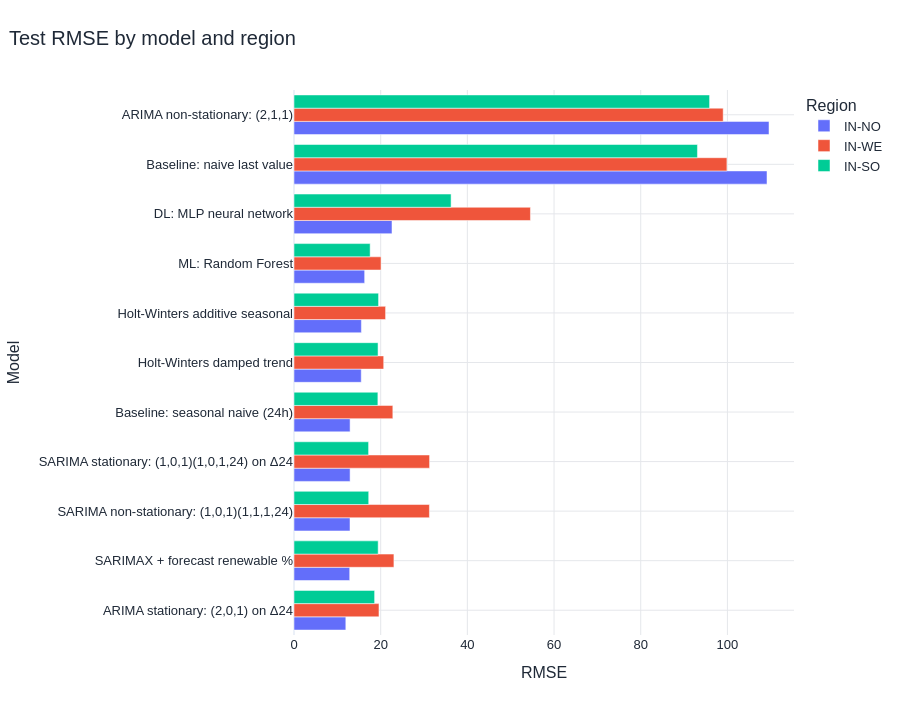

Notebook code cell kept with this figure:
### Markdown cell above
## 4. Forecast accuracy across regions

*Compare models fitted with identical settings and scored on the same final week*

Lower RMSE is better. The table and chart make both the best model and the size of regional forecast difficulty visible.

### Code cell
metrics = pd.read_csv(ROOT / "results" / "forecast_metrics.csv")
winners = metrics.loc[metrics.groupby("Region")["RMSE"].idxmin()].sort_values("RMSE")
display(winners[["Region", "Model", "RMSE", "MAE", "MAPE (%)", "R²",
                 "RMSE improvement vs best baseline (%)"]].round(3))
fig = px.bar(metrics, x="RMSE", y="Model", color="Region", barmode="group",
             title="Test RMSE by model and region", height=720)
show_chart(fig)
easiest = winners.iloc[0]
hardest = winners.iloc[-1]
display(Markdown(
    f"**{easiest['Region']}** has the smallest winning RMSE (**{easiest['RMSE']:.2f}**), while "
    f"**{hardest['Region']}** has the largest (**{hardest['RMSE']:.2f}**). Model choice is regional: the same family "
    "does not automatically dominate everywhere."
))

### Figure 1 — Plotly figure (JSON) as saved in the notebook; plotly's stock layout.template omitted (floating-point values rounded to 4 significant figures)
{"data": [{"alignmentgroup": "True", "hovertemplate": "Region=IN-NO<br>RMSE=%{x}<br>Model=%{y}<extra></extra>", "legendgroup": "IN-NO", "marker": {"color": "#636efa", "pattern": {"shape": ""}}, "name": "IN-NO", "offsetgroup": "IN-NO", "orientation": "h", "showlegend": true, "textposition": "auto", "type": "bar", "x": [11.96, 12.85, 12.92, 12.94, 12.94, 15.51, 15.55, 16.3, 22.61, 109.1, 109.6], "xaxis": "x", "y": ["ARIMA stationary: (2,0,1) on Δ24", "SARIMAX + forecast renewable %", "SARIMA non-stationary: (1,0,1)(1,1,1,24)", "SARIMA stationary: (1,0,1)(1,0,1,24) on Δ24", "Baseline: seasonal naive (24h)", "Holt-Winters damped trend", "Holt-Winters additive seasonal", "ML: Random Forest", "DL: MLP neural network", "Baseline: naive last value", "ARIMA non-stationary: (2,1,1)"], "yaxis": "y"}, {"alignmentgroup": "True", "hovertemplate": "Region=IN-WE<br>RMSE=%{x}<br>Model=%{y}<extra></extra>", "legendgroup": "IN-WE", "marker": {"color": "#EF553B", "pattern": {"shape": ""}}, "name": "IN-WE", "offsetgroup": "IN-WE", "orientation": "h", "showlegend": true, "textposition": "auto", "type": "bar", "x": [19.61, 20.09, 20.7, 21.13, 22.8, 23.05, 31.24, 31.28, 54.55, 99.03, 99.89], "xaxis": "x", "y": ["ARIMA stationary: (2,0,1) on Δ24", "ML: Random Forest", "Holt-Winters damped trend", "Holt-Winters additive seasonal", "Baseline: seasonal naive (24h)", "SARIMAX + forecast renewable %", "SARIMA non-stationary: (1,0,1)(1,1,1,24)", "SARIMA stationary: (1,0,1)(1,0,1,24) on Δ24", "DL: MLP neural network", "ARIMA non-stationary: (2,1,1)", "Baseline: naive last value"], "yaxis": "y"}, {"alignmentgroup": "True", "hovertemplate": "Region=IN-SO<br>RMSE=%{x}<br>Model=%{y}<extra></extra>", "legendgroup": "IN-SO", "marker": {"color": "#00cc96", "pattern": {"shape": ""}}, "name": "IN-SO", "offsetgroup": "IN-SO", "orientation": "h", "showlegend": true, "textposition": "auto", "type": "bar", "x": [17.21, 17.24, 17.57, 18.6, 19.35, 19.39, 19.42, 19.51, 36.25, 93.09, 95.89], "xaxis": "x", "y": ["SARIMA stationary: (1,0,1)(1,0,1,24) on Δ24", "SARIMA non-stationary: (1,0,1)(1,1,1,24)", "ML: Random Forest", "ARIMA stationary: (2,0,1) on Δ24", "Baseline: seasonal naive (24h)", "Holt-Winters damped trend", "SARIMAX + forecast renewable %", "Holt-Winters additive seasonal", "DL: MLP neural network", "Baseline: naive last value", "ARIMA non-stationary: (2,1,1)"], "yaxis": "y"}], "layout": {"autosize": true, "barmode": "group", "font": {"color": "#1f2937", "family": "Arial, sans-serif", "size": 13}, "height": 720, "hoverlabel": {"font": {"size": 13}}, "legend": {"title": {"text": "Region"}, "tracegroupgap": 0}, "margin": {"b": 85, "l": 70, "r": 45, "t": 90}, "title": {"font": {"size": 20}, "text": "Test RMSE by model and region", "x": 0.01, "xanchor": "left"}, "xaxis": {"anchor": "y", "automargin": true, "domain": [0.0, 1.0], "gridcolor": "#e5e7eb", "showgrid": true, "title": {"text": "RMSE"}}, "yaxis": {"anchor": "x", "automargin": true, "domain": [0.0, 1.0], "gridcolor": "#e5e7eb", "showgrid": true, "title": {"text": "Model"}, "zeroline": false}}}
